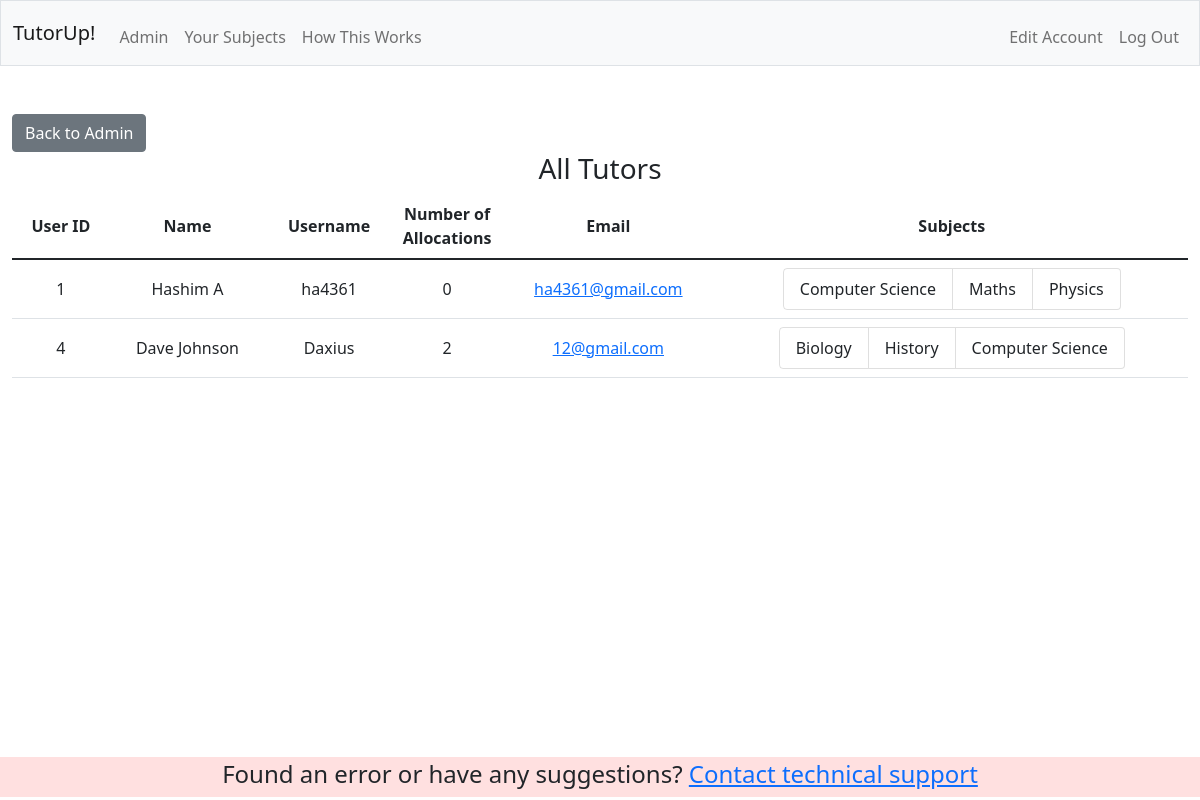
The page /admin/all_tutors (signed in) on the database its author committed.
### tables this page shows
CREATE TABLE 'users' ('id' INTEGER PRIMARY KEY AUTOINCREMENT NOT NULL, 'username' TEXT NOT NULL, 'hash'  TEXT NOT NULL  , 'email'  TEXT NOT NULL  , 'sname'  TEXT NOT NULL  , 'fname'  TEXT NOT NULL  , 'isTutor' BOOLEAN NOT NULL DEFAULT 'FALSE', 'isAdmin'  BOOLEAN NOT NULL DEFAULT (FALSE)  );

CREATE TABLE 'subjects' ('tutor_id' INTEGER NOT NULL, 'subject' TEXT NOT NULL);

### app.py (the view)
@app.route("/admin/all_tutors", methods=["GET", "POST"])
@login_required
def alltutors():
    if not session["isAdmin"]:
        return apology("Page not available for your account type")
    if request.method == "GET":
        tutors = db.execute("SELECT * FROM users WHERE isTutor = 1")
        subjects = db.execute("SELECT * FROM subjects")
        db_numTutees = db.execute("SELECT * FROM tutors")
        numTutees={}
        for tutor in db_numTutees:
            numTutees[tutor['tutor_id']] = tutor['numTutees']
        return render_template("admin/all_tutors.html", tutors=tutors, subjects=subjects, numTutees=numTutees)
    else:
         return apology("Something went wrong")

### app.py (called while the page is built)
@app.after_request
def after_request(response):
    response.headers["Cache-Control"] = "no-cache, no-store, must-revalidate"
    response.headers["Expires"] = 0
    response.headers["Pragma"] = "no-cache"
    return response

### helpers.py (called while the page is built)
def login_required(f):
    @wraps(f)
    def decorated_function(*args, **kwargs):
        if session.get("user_id") is None:
            return redirect("/login")
        return f(*args, **kwargs)
    return decorated_function

### templates/admin/all_tutors.html (shortened to what this page needs)
{% extends "layout.html" %}
{% block main %}
    <button onclick="location.href= '/admin'" class="btn btn-secondary" style="display:block">Back to Admin</button>
    <h3 class="h3">All Tutors</h3>
    <table class="table table-hover">
        <thead>
            <th scope="col"  style="vertical-align:middle">User ID</th>
            <th scope="col"  style="vertical-align:middle">Name</th>
            <th scope="col" style="vertical-align:middle">Username</th>
            <th scope="col" style="width:9vw">Number of Allocations</th>
            <th scope="col" style="vertical-align:middle">Email</th>
            <th scope="col" style="vertical-align:middle">Subjects</th>
        </thead>
        <tbody>
            {% for tutor in tutors %}
            <tr>
                <td style="vertical-align:middle">{{  tutor["id"] }}</td>
                <td style="vertical-align:middle">{{ tutor["fname"] }} {{ tutor["sname"] }}</td>
                <td style="vertical-align:middle">{{ tutor["username"] }}</td>
                <td  style="vertical-align:middle">{{ numTutees[tutor['id']] }}</td>
                <td style="vertical-align:middle"><a href="https://mail.google.com/mail/u/0/?fs=1&to={{ tutor['email'] }}&tf=cm">{{ tutor['email'] }}</a></td>
                <td style="width:fit-content">
                    <div style="margin: auto; width:fit-content">
                    <ul class="list-group list-group-horizontal" style="text-align:center">
                        {% for subject in subjects %}
                            {% if subject['tutor_id'] == tutor['id'] %}
                            <li class="list-group-item" style="background-color:unset">
                                {{ subject['subject'] }}
                            </li>
                            {% endif %}
                        {% endfor %}
                    </ul></div>
                </td>
            </tr>
            {% endfor %}
        </tbody>
    </table>
{% endblock %}

### templates/layout.html (shortened to what this page needs)
<!DOCTYPE html>
<html lang="en">
    <head>
        <link href="https://cdn.jsdelivr.net/npm/bootstrap@5.1.3/dist/css/bootstrap.min.css" rel="stylesheet">
        <link href="/static/main.css" rel="stylesheet">
    </head>
    <body>
<div id="page-container">
    <div id="content-wrap">
        <nav class="bg-light border navbar navbar-expand-md navbar-light">
            <div class="container-fluid">
                <a class="navbar-brand" href="/">TutorUp!</a>
                <div class="collapse navbar-collapse" id="navbar">
                    {% if session["user_id"] %}
                        <ul class="navbar-nav me-auto mt-2">
                            {% if session["isAdmin"] %}
                                <li class="nav-item"><a class="nav-link" href="/admin">Admin</a></li>
                            {% endif %}
                            {% if not session["isTutor"] %}
                                <li class="nav-item"><a class="nav-link" href="/reserve">Reserve</a></li>
                            {% else %}
                                <li class="nav-item"><a class="nav-link" href="/subjects">Your Subjects</a></li>
                            {% endif %}
                            <li class="nav-item"><a class="nav-link" href="/how-it-works">How This Works</a></li>
                        </ul>
                        <ul class="navbar-nav ms-auto mt-2">
                            <li class="nav-item"><a class="nav-link" href="/edit?id={{ session['user_id'] }}">Edit Account</a></li>
                            <li class="nav-item"><a class="nav-link" href="/logout">Log Out</a></li>
                        </ul>
                    {% endif %}
                </div>
            </div>
        </nav>
        <main class="container-fluid py-5 text-center">
            {% block main %}{% endblock %}
        </main>
            </div>
            <footer id="footer">
                <h4 class="h4">Found an error or have any suggestions? <a href="https://mail.google.com/mail/u/0/?fs=1&to=ha4361@student.st-chris.net&tf=cm&su=Tutoring - Error&body=Please describe your error here">Contact technical support</a></h4>
            </footer>
</div>
    </body>
</html>

### static/main.css (style rules this page uses)
#page-container { position: relative; min-height: 100vh; }
#content-wrap { padding-bottom: 2.5rem; }
#footer { position: absolute; bottom: 3px; padding-top:3px; width: 100%; height: auto; text-align: center; background: #ffe0e0; }

### rows shown on the page
users: id "1", fname "Hashim", sname "A", username "ha4361", numTutees "0", email "ha4361@gmail.com"
subjects: subject "Computer Science"
subjects: subject "Maths"
subjects: subject "Physics"
users: id "4", fname "Dave", sname "Johnson", username "Daxius", numTutees "2", email "12@gmail.com"
subjects: subject "Biology"
subjects: subject "History"
subjects: subject "Computer Science"
